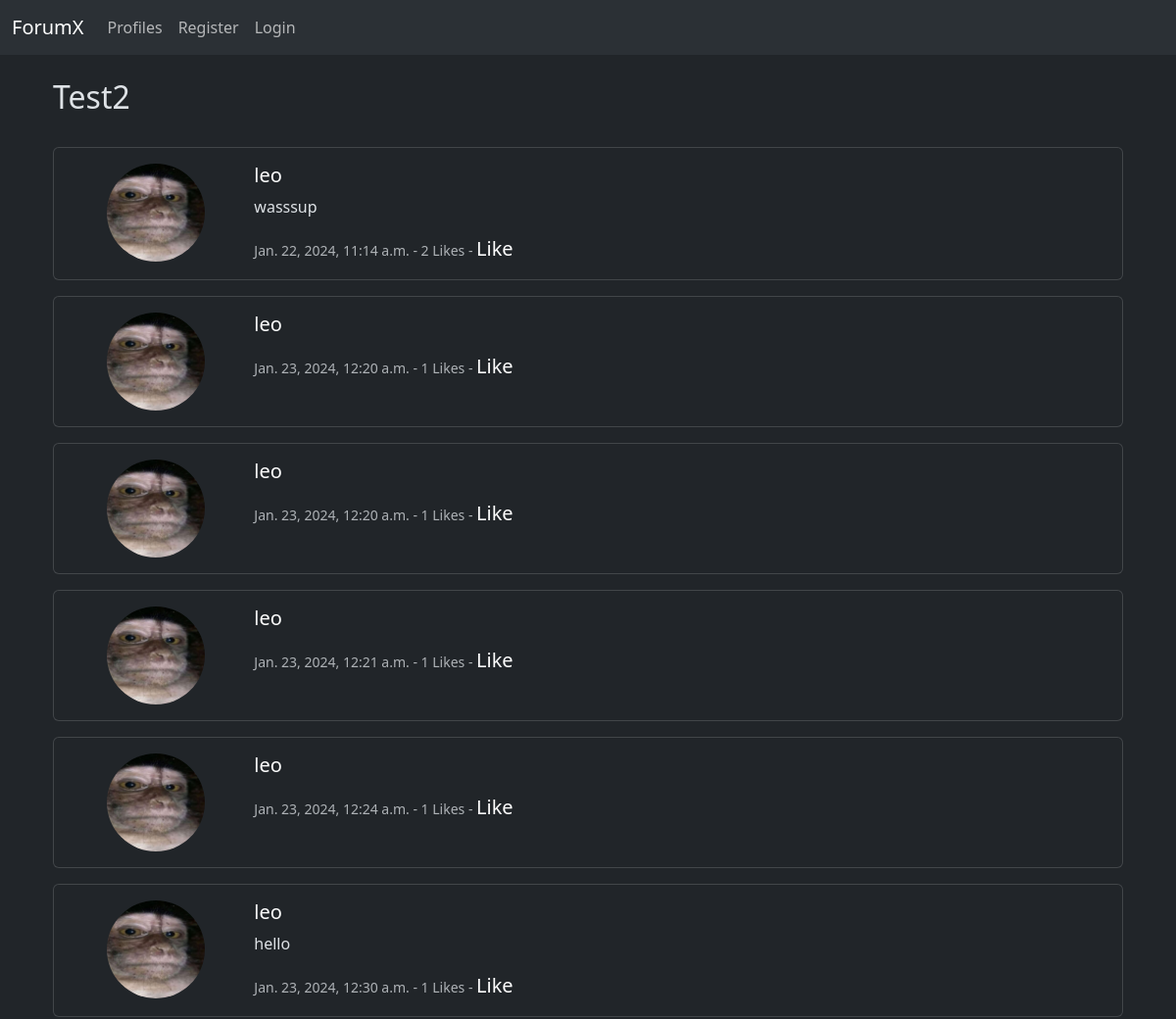
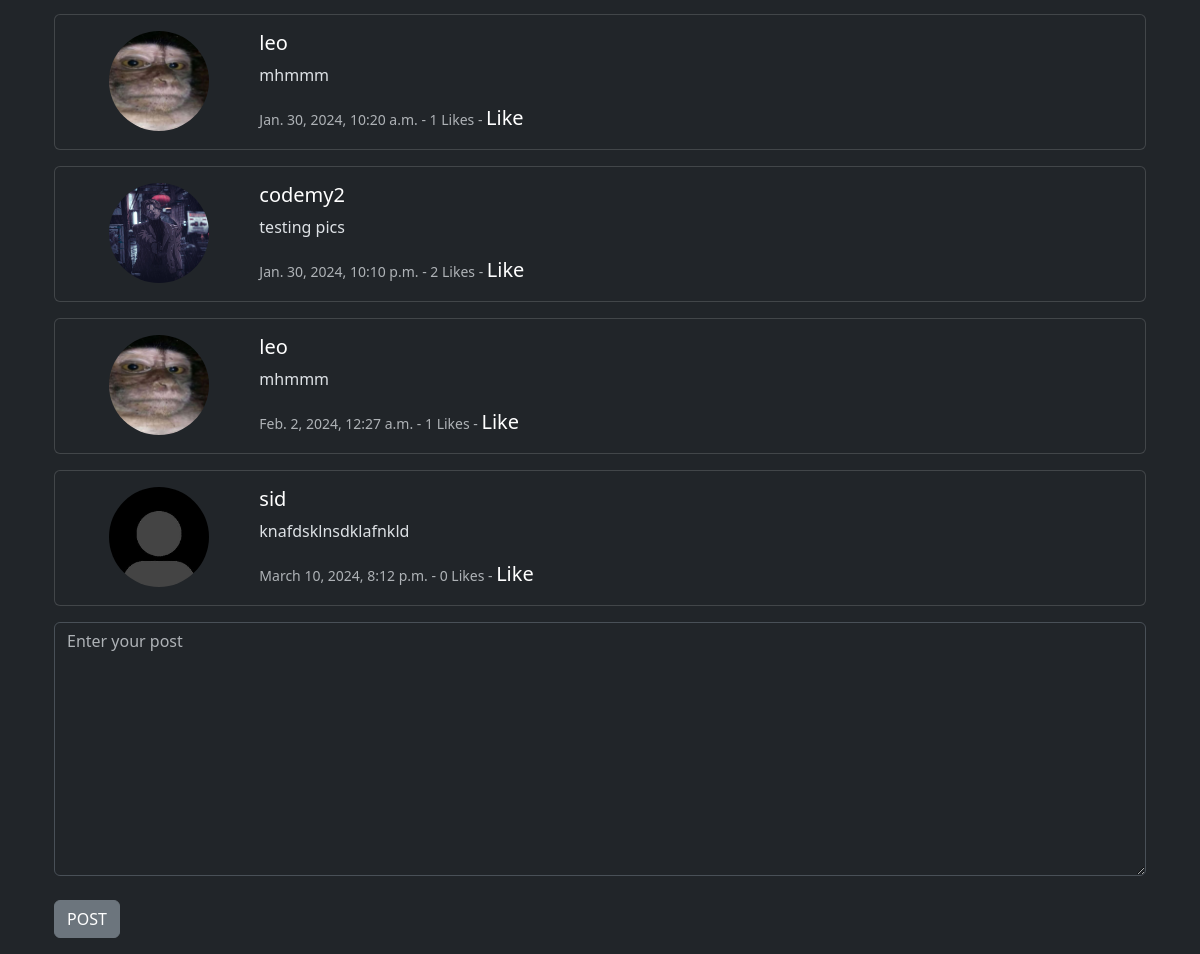
Screenshot of /thread/2/ with the database file from the repository (2 pictures, top to bottom).
### forumx/models.py (models this page shows, shortened)
class Thread(models.Model):
    title = models.CharField(max_length=255)
    user = models.ForeignKey(User,
        on_delete=models.CASCADE,
        related_name='created_threads') #We need to access threads later on
    created_at = models.DateTimeField(default=timezone.now)

class Post(models.Model):
    thread = models.ForeignKey(Thread,
        on_delete=models.CASCADE,
        related_name='posts')
    user = models.ForeignKey(User,
        on_delete=models.CASCADE,
        related_name='posts')
    content = models.TextField()
    created_at = models.DateTimeField(default=timezone.now)
    likes = models.ManyToManyField(User, related_name="post_like", blank=True)
    def number_of_likes(self):
        return self.likes.count()

class Profile(models.Model):
   user = models.OneToOneField(User, on_delete=models.CASCADE)
   follows = models.ManyToManyField("self",
    related_name="followed_by",
    symmetrical=False, # User does not need to follow back
    blank=True # User does not need to follow anyone
    )
   date_modified = models.DateTimeField(User, default=timezone.now)
   profile_image = models.ImageField(null=True, blank=True, upload_to="images/")
   profile_bio= models.CharField(null=True, blank=True, max_length=500)

### forumx/views.py (the view, shortened to what this page needs)
# urls.py: path('thread/<int:thread_id>/', views.thread_posts, name='thread_posts'),
def thread_posts(request, thread_id):
    thread = get_object_or_404(Thread, pk=thread_id)
    posts = thread.posts.all().order_by("created_at")
    form = PostForm(request.POST or None)
    return render(request, 'posts.html', {'thread': thread, 'posts': posts, 'form': form})

### forumx/forms.py
class PostForm(forms.ModelForm):
    content = forms.CharField(required=True,
            widget=forms.widgets.Textarea(
                attrs={
                    "placeholder": "Enter your post",
                    "class": "form-control"
                }
                ),
            label="",
            )
    class Meta:
        model = Post
        fields = ['content']

### forumx/templates/posts.html (shortened to what this page needs)
{% extends "base.html" %}
{% load static %}
{% block content %}
<div class="container">
  <h2>{{ thread.title | title }}</h2>
  <br />
  {% for post in posts %}
  <div class="card mb-3">
    <div class="card-body" >
        <div class="container">
            <div class="row">
                <div class="col-12 col-sm-2 mb-3 mb-sm-0 text-center">
                    {% if post.user.profile.profile_image %}
                        <img src="{{ post.user.profile.profile_image.url }}" class="rounded-circle" height=100 width=100 class="rounded-circle">
                    {% else %}
                        <img src="{% static 'images/user.jpg' %}" alt="Default Profile Image" height=100 width=100 class="rounded-circle">
                    {% endif %}
                </div>
                <div class="col-12 col-sm-10">
                    <h5 class="card-title"><a class="profile-link" href="{% url 'profile' post.user.profile.user.id %}">{{ post.user.username }}</a></h5>
                    <p class="card-text">{{ post.content }}</p>
                    <p class="card-text">
                        <small class="text-muted">{{ post.created_at }}
                            - {{ post.number_of_likes }} Likes -
                            {% if user in post.likes.all %}
                                <a href="{% url 'post_like' pk=post.id%}">Unike</a>
                            {% else %}
                                <a href="{% url 'post_like' pk=post.id%}">Like</a>
                            {% endif %}
                        </small>
                    </p>
                </div>
            </div>
        </div>
    </div>
  </div>
  {% endfor %}
  {% if form %}
  <form method=POST>
    {{ form.content }}
    <br>
    <button type="submit" class="btn btn-secondary">POST</button>
  </form>
  {% endif %}
</div>
{% endblock %}

### forumx/templates/posts.html (style rules this page uses)
a { text-decoration: none; color: white; font-size: 20px; }

### rows the page displays
Thread: title "Test2"
Post: user.profile.profile_image (picture), user.username "leo", content "wasssup", created_at "Jan. 22, 2024, 11:14 a.m.", number_of_likes "2", shows "Like"
Post: user.profile.profile_image (picture), user.username "leo", created_at "Jan. 23, 2024, 12:20 a.m.", number_of_likes "1", shows "Like"
Post: user.profile.profile_image (picture), user.username "leo", created_at "Jan. 23, 2024, 12:20 a.m.", number_of_likes "1", shows "Like"
Post: user.profile.profile_image (picture), user.username "leo", created_at "Jan. 23, 2024, 12:21 a.m.", number_of_likes "1", shows "Like"
Post: user.profile.profile_image (picture), user.username "leo", created_at "Jan. 23, 2024, 12:24 a.m.", number_of_likes "1", shows "Like"
Post: user.profile.profile_image (picture), user.username "leo", content "hello", created_at "Jan. 23, 2024, 12:30 a.m.", number_of_likes "1", shows "Like"
Post: user.profile.profile_image (picture), user.username "leo", content "mhmmm", created_at "Jan. 30, 2024, 10:20 a.m.", number_of_likes "1", shows "Like"
Post: user.profile.profile_image (picture), user.username "codemy2", content "testing pics", created_at "Jan. 30, 2024, 10:10 p.m.", number_of_likes "2", shows "Like"
Post: user.profile.profile_image (picture), user.username "leo", content "mhmmm", created_at "Feb. 2, 2024, 12:27 a.m.", number_of_likes "1", shows "Like"
Post: user.username "sid", content "knafdsklnsdklafnkld", created_at "March 10, 2024, 8:12 p.m.", number_of_likes "0", shows "Like"
